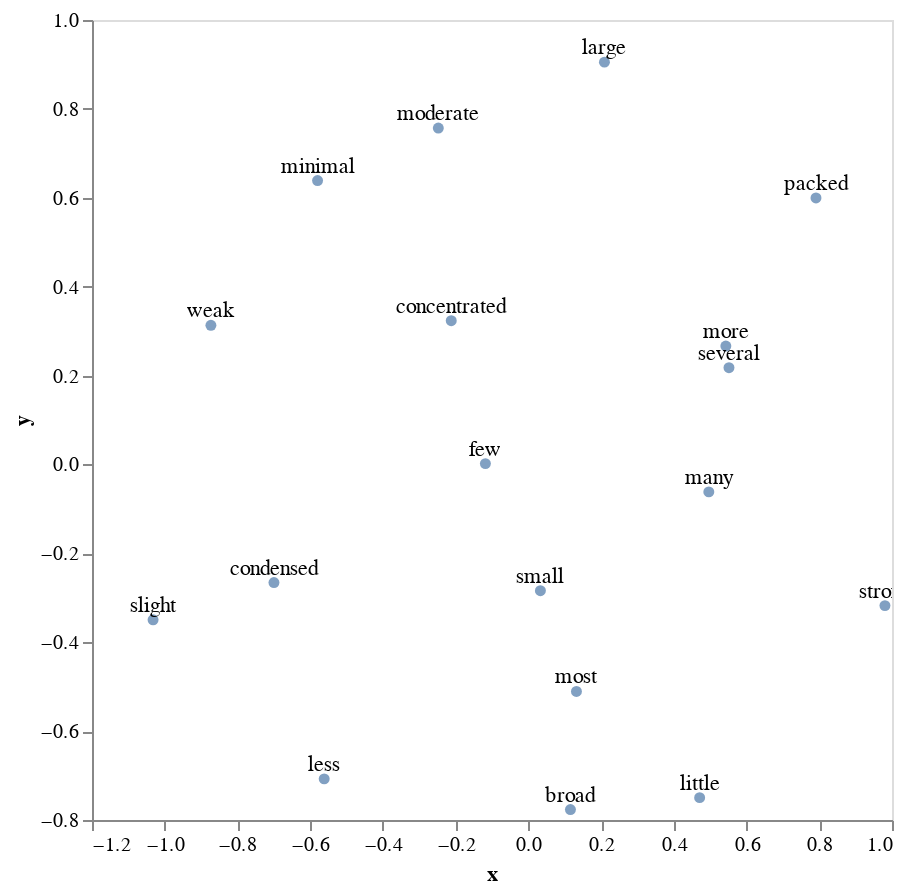

Here is the notebook cell this chart was saved with:
### Code cell
pca = sklearn.manifold.MDS(n_components=2, eps=1e-1)
proj = pca.fit_transform(vocabs)
words = list(adjs)
splot = alt.Chart(pd.merge(pd.DataFrame(proj,columns=['x','y']),pd.Series(words,name='words'),left_index=True,right_index=True)
         ).mark_circle().encode(
        x='x:Q',
        y='y:Q').properties(height=400,width=400)

text = splot.mark_text(
       align='center',
       baseline='bottom',
    dy=-2
).encode(
    text='words'
).interactive()
(splot+text).configure_axis(
    grid=False
)

### Figure 1 — Vega-Lite specification as saved in the notebook (floating-point values rounded to 4 significant figures)
{"$schema": "https://vega.github.io/schema/vega-lite/v3.4.0.json", "config": {"axis": {"grid": false}, "mark": {"tooltip": null}, "view": {"height": 300, "width": 400}}, "data": {"name": "data-4fc31978905d7753ee57dfde614461dd"}, "datasets": {"data-4fc31978905d7753ee57dfde614461dd": [{"words": "many", "x": 0.4962, "y": -0.06177}, {"words": "condensed", "x": -0.6996, "y": -0.2658}, {"words": "most", "x": 0.1322, "y": -0.5107}, {"words": "weak", "x": -0.873, "y": 0.313}, {"words": "packed", "x": 0.791, "y": 0.5997}, {"words": "minimal", "x": -0.5797, "y": 0.6387}, {"words": "few", "x": -0.1181, "y": 0.001883}, {"words": "little", "x": 0.471, "y": -0.7497}, {"words": "concentrated", "x": -0.2121, "y": 0.3235}, {"words": "several", "x": 0.5517, "y": 0.2176}, {"words": "less", "x": -0.5615, "y": -0.7074}, {"words": "strong", "x": 0.9806, "y": -0.3176}, {"words": "more", "x": 0.543, "y": 0.2665}, {"words": "broad", "x": 0.1157, "y": -0.7765}, {"words": "moderate", "x": -0.2476, "y": 0.7569}, {"words": "small", "x": 0.0331, "y": -0.284}, {"words": "large", "x": 0.2092, "y": 0.9052}, {"words": "slight", "x": -1.032, "y": -0.3495}]}, "layer": [{"encoding": {"x": {"field": "x", "type": "quantitative"}, "y": {"field": "y", "type": "quantitative"}}, "height": 400, "mark": "circle", "width": 400}, {"encoding": {"text": {"field": "words", "type": "nominal"}, "x": {"field": "x", "type": "quantitative"}, "y": {"field": "y", "type": "quantitative"}}, "height": 400, "mark": {"align": "center", "baseline": "bottom", "dy": -2, "type": "text"}, "selection": {"selector209": {"bind": "scales", "encodings": ["x", "y"], "type": "interval"}}, "width": 400}]}
